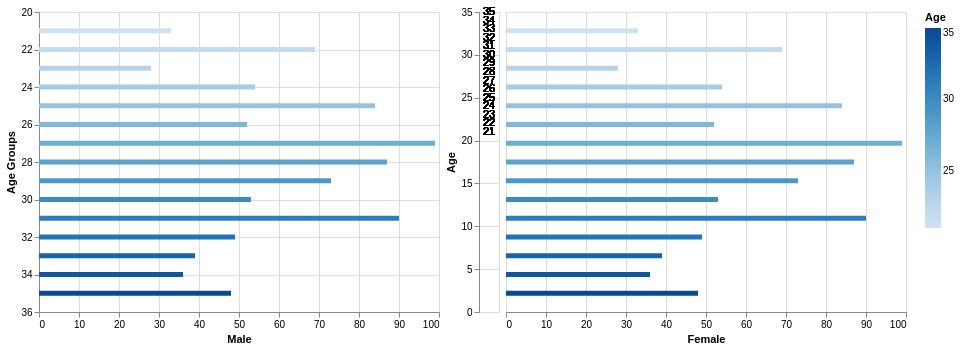

Notebook code for this chart:
### Code cell
base1 = alt.Chart(new_data).transform_calculate(
    gender=alt.expr.if_(alt.datum.sex == 1, 'Male', 'Female')
).properties(
    width=250
)

middle1 = base.encode(
    y = alt.Y('Age'),
    text = alt.Text('Age'),
).mark_text().properties(width=20)

index = ['Age',	'Gender',	'Dominant_Emotion']

chart_m = alt.Chart(new_data).mark_bar().encode(
    x=alt.X('count(Dominant_Emotion):Q',
            title='Male',
            sort='ascending',
            scale=alt.Scale(domain=(0,100))),
    y=alt.Y('Age', axis=alt.Axis(title='Age Groups'), sort='descending'),
    color=alt.Color('Age')
)

chart_f = alt.Chart(new_data).mark_bar().encode(
    x=alt.X('count(Dominant_Emotion):Q',
            title='Female',
            sort='ascending',
            scale=alt.Scale(domain=(0,100))),
    y=alt.Y('Age', axis=None, sort='descending'),
    color=alt.Color('Age')
)

#chart_m | chart_f
alt.concat(chart_m, middle1, chart_f, spacing=5)

### Figure 1 — Vega-Lite specification as saved in the notebook (floating-point values rounded to 4 significant figures; data arrays with more than 128 entries replaced by an {"elided": "..."} marker saying what was removed)
{"config": {"view": {"continuousWidth": 400, "continuousHeight": 300}}, "concat": [{"mark": "bar", "encoding": {"color": {"field": "Age", "type": "quantitative"}, "x": {"aggregate": "count", "field": "Dominant_Emotion", "scale": {"domain": [0, 100]}, "sort": "ascending", "title": "Male", "type": "quantitative"}, "y": {"axis": {"title": "Age Groups"}, "field": "Age", "sort": "descending", "type": "quantitative"}}}, {"mark": "text", "encoding": {"text": {"field": "Age", "type": "quantitative"}, "y": {"field": "Age", "type": "quantitative"}}, "transform": [{"calculate": "if((datum.sex === 1),'Male','Female')", "as": "gender"}], "width": 20}, {"mark": "bar", "encoding": {"color": {"field": "Age", "type": "quantitative"}, "x": {"aggregate": "count", "field": "Dominant_Emotion", "scale": {"domain": [0, 100]}, "sort": "ascending", "title": "Female", "type": "quantitative"}, "y": {"axis": null, "field": "Age", "sort": "descending", "type": "quantitative"}}}], "data": {"name": "data-352497a100e7011689178c5d5086f4f8"}, "spacing": 5, "$schema": "https://vega.github.io/schema/vega-lite/v4.17.0.json", "datasets": {"data-352497a100e7011689178c5d5086f4f8": {"elided": "894 records"}}}
